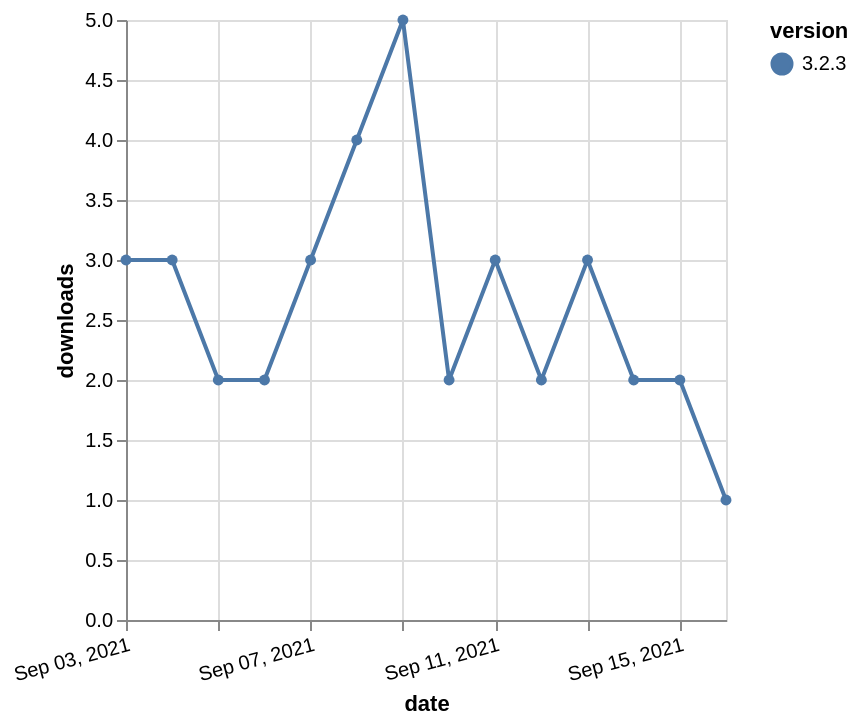

Here is the Vega-Lite specification saved for this chart:
### Vega-Lite specification from a JSON file in a GitHub repository (floating-point values rounded to 4 significant figures)
{"$schema": "https://vega.github.io/schema/vega-lite/v5.json", "description": "A simple bar chart with embedded data.", "data": {"values": [{"date": "2021-09-03", "total": 2642, "delta": 3, "version": "3.2.3"}, {"date": "2021-09-04", "total": 2645, "delta": 3, "version": "3.2.3"}, {"date": "2021-09-05", "total": 2647, "delta": 2, "version": "3.2.3"}, {"date": "2021-09-06", "total": 2649, "delta": 2, "version": "3.2.3"}, {"date": "2021-09-07", "total": 2652, "delta": 3, "version": "3.2.3"}, {"date": "2021-09-08", "total": 2656, "delta": 4, "version": "3.2.3"}, {"date": "2021-09-09", "total": 2661, "delta": 5, "version": "3.2.3"}, {"date": "2021-09-10", "total": 2663, "delta": 2, "version": "3.2.3"}, {"date": "2021-09-11", "total": 2666, "delta": 3, "version": "3.2.3"}, {"date": "2021-09-12", "total": 2668, "delta": 2, "version": "3.2.3"}, {"date": "2021-09-13", "total": 2671, "delta": 3, "version": "3.2.3"}, {"date": "2021-09-14", "total": 2673, "delta": 2, "version": "3.2.3"}, {"date": "2021-09-15", "total": 2675, "delta": 2, "version": "3.2.3"}, {"date": "2021-09-16", "total": 2676, "delta": 1, "version": "3.2.3"}]}, "width": "container", "mark": {"type": "line", "point": {"filled": true}}, "encoding": {"x": {"field": "date", "type": "temporal", "timeUnit": "yearmonthdate", "title": "date", "axis": {"labelAngle": -15}}, "y": {"field": "delta", "type": "quantitative", "title": "downloads"}, "color": {"field": "version", "type": "nominal"}, "tooltip": {"field": "delta"}}}
